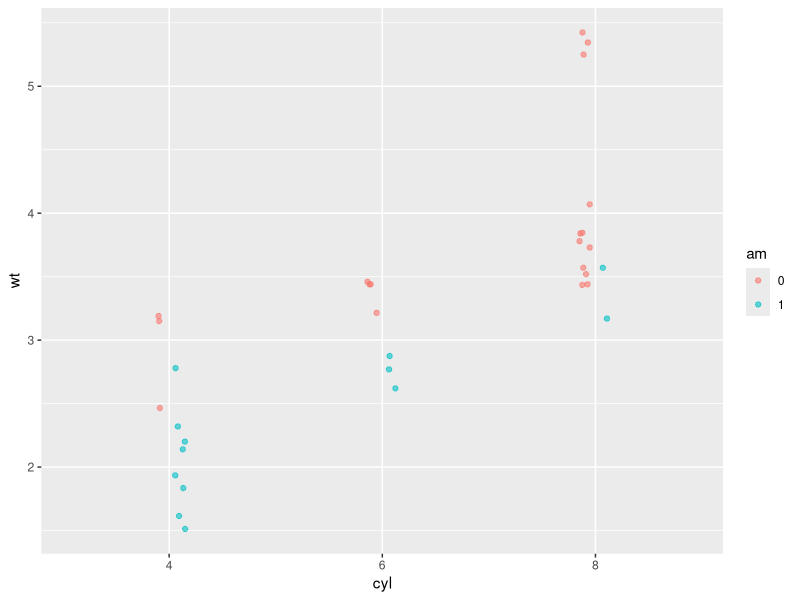
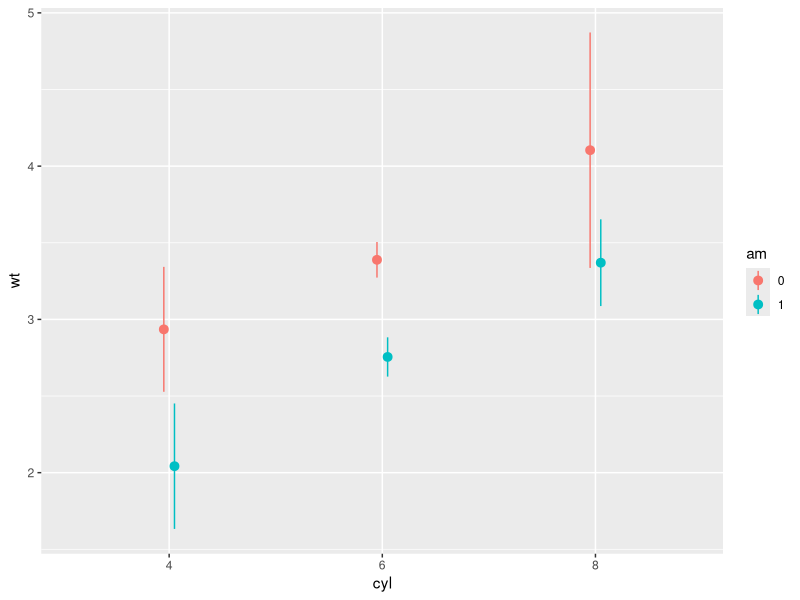
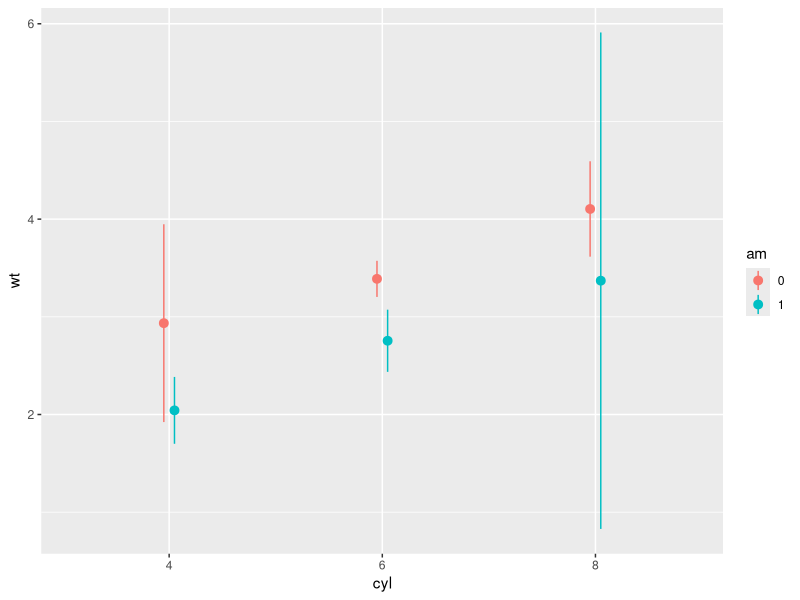
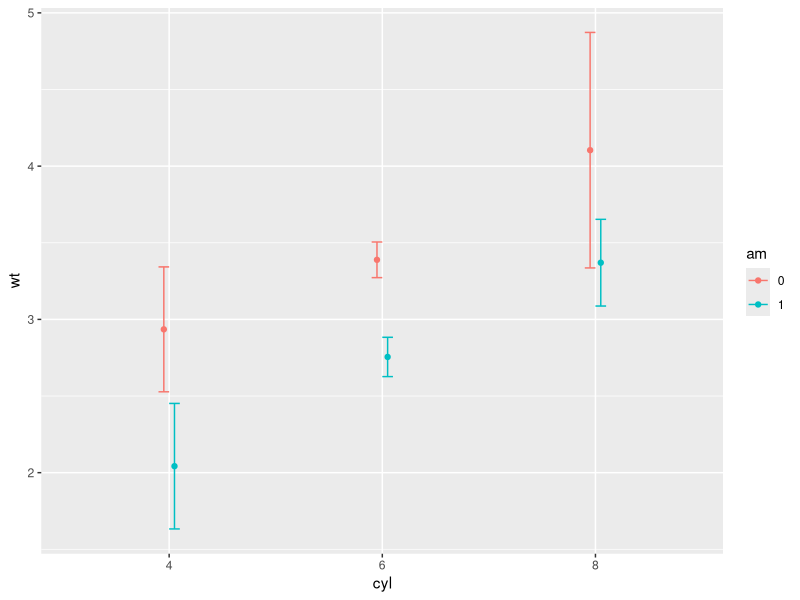
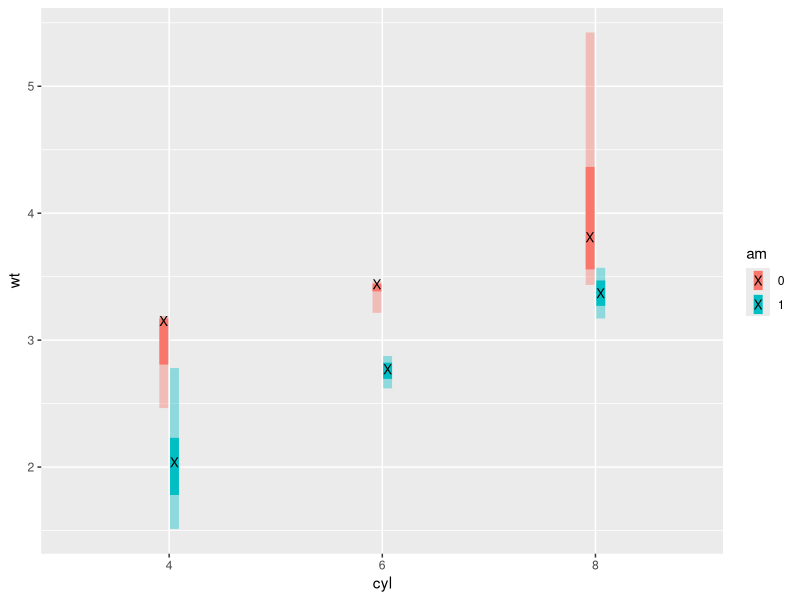

These charts were generated, in order, by the following R code:
## ---- chunk 1
library(ggplot2)
## ---- chunk 2
str(mtcars)
## ---- chunk 3
mtcars$cyl <- as.factor(mtcars$cyl)
mtcars$am <- as.factor(mtcars$am)
## ---- chunk 4
posn.d <- position_dodge(width = 0.1)
posn.jd <- position_jitterdodge(jitter.width = 0.1, dodge.width = 0.2)
posn.j <- position_jitter(width = 0.2)
## ---- chunk 5
wt.cyl.am <- ggplot(mtcars, aes(x = cyl, y = wt, col = am, 
                                fill = am, group = am))
## ---- chunk 6
library(Hmisc)
## ---- chunk 7
wt.cyl.am +
  geom_point(position = posn.jd, alpha = 0.6)
## ---- chunk 8
wt.cyl.am +
  stat_summary(fun.data = mean_sdl, fun.args = list(mult = 1), position = posn.d)
## ---- chunk 9
wt.cyl.am +
  stat_summary(fun.data = mean_cl_normal, position = posn.d)
## ---- chunk 10
wt.cyl.am +
  stat_summary(geom = "point", fun.y = mean,
               position = posn.d) +
  stat_summary(geom = "errorbar", fun.data = mean_sdl,
               position = posn.d, fun.args = list(mult = 1), width = 0.1)
## ---- chunk 11
xx <- (1:100)
## ---- chunk 12
gg_range <- function(x) {
  # Change x below to return the instructed values
  data.frame(ymin = min(x), # Min
             ymax = max(x)) # Max
}

gg_range(xx)
# Required output
#   ymin ymax
# 1    1  100
## ---- chunk 13
med_IQR <- function(x) {
  # Change x below to return the instructed values
  data.frame(y = median(x), # Median
             ymin = quantile(x)[2], # 1st quartile
             ymax = quantile(x)[4])  # 3rd quartile
}

med_IQR(xx)
# Required output
#       y  ymin  ymax
# 25% 50.5 25.75 75.25
## ---- chunk 14
wt.cyl.am <- ggplot(mtcars, aes(x = cyl,y = wt, col = am, fill = am, group = am))
## ---- chunk 15
wt.cyl.am +
  stat_summary(geom = "linerange", fun.data = med_IQR,
               position = posn.d, size = 3) +
  stat_summary(geom = "linerange", fun.data = gg_range,
               position = posn.d, size = 3,
               alpha = 0.4) +
  stat_summary(geom = "point", fun.y = median,
               position = posn.d, size = 3,
               col = "black", shape = "X")
